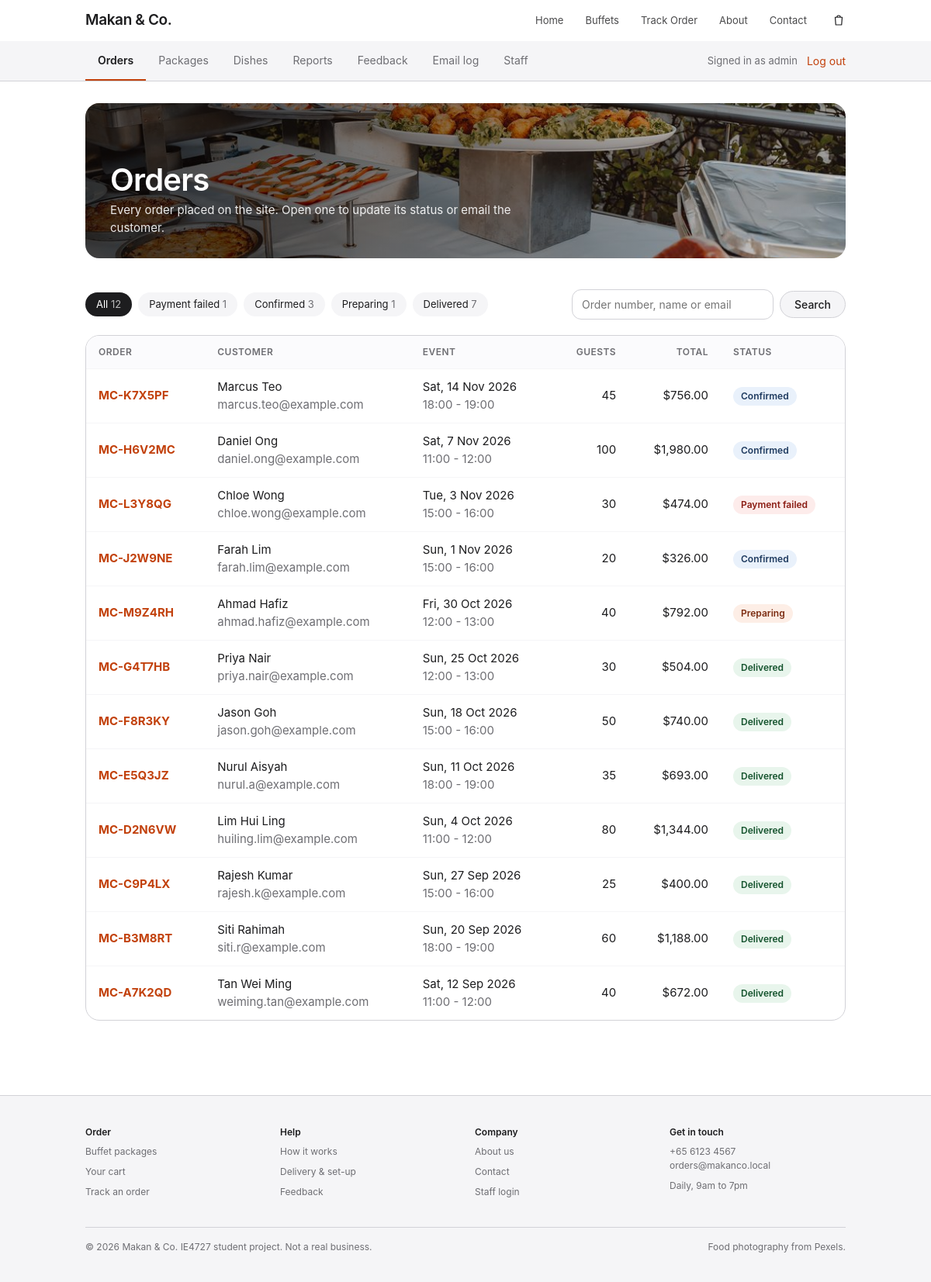
The page /base/admin.php (signed in) on the database its author committed.
### tables this page shows
CREATE TABLE orders (
    id             INT UNSIGNED AUTO_INCREMENT PRIMARY KEY,
    order_ref      CHAR(9)      NOT NULL UNIQUE,       
    customer_name  VARCHAR(60)  NOT NULL,
    email          VARCHAR(120) NOT NULL,
    phone          CHAR(8)      NOT NULL,
    address        VARCHAR(200) NOT NULL,
    postal_code    CHAR(6)      NOT NULL,
    event_date     DATE         NOT NULL,
    time_slot      VARCHAR(20)  NOT NULL,
    notes          VARCHAR(500) NOT NULL DEFAULT '',
    subtotal       DECIMAL(9,2) NOT NULL,
    delivery_fee   DECIMAL(6,2) NOT NULL,
    total          DECIMAL(9,2) NOT NULL,
    status         ENUM('pending_payment', 'payment_failed', 'confirmed', 'preparing',
                        'out_for_delivery', 'delivered', 'cancelled')
                   NOT NULL DEFAULT 'pending_payment',
    created_at     DATETIME     NOT NULL DEFAULT CURRENT_TIMESTAMP,
    paid_at        DATETIME     NULL,
    INDEX idx_orders_email (email),
    INDEX idx_orders_status (status),
    INDEX idx_orders_event_date (event_date)
);

### base/admin.php (called while the page is built, shortened)
<?php
require_once __DIR__ . '/includes/config.php';
$adminViews = [
    'orders'   => ['Orders',    'images/occasion-corporate.jpg'],
    'packages' => ['Packages',  'images/pkg-nusantara.jpg'],
    'dishes'   => ['Dishes',    'images/feature-fresh.jpg'],
    'reports'  => ['Reports',   'images/hero-spread.jpg'],
    'feedback' => ['Feedback',  'images/occasion-family.jpg'],
    'emails'   => ['Email log', 'images/pkg-dim-sum-tea.jpg'],
    'staff'    => ['Staff',     'images/occasion-celebration.jpg'],
];
$subViews = [
    'order'   => 'orders',
    'package' => 'packages',
    'dish'    => 'dishes',
];
$view = getValue('view');
if (isset($subViews[$view])) {
    $activeTab = $subViews[$view];
} elseif (isset($adminViews[$view])) {
    $activeTab = $view;
} else {
    $view = $activeTab = 'orders';
}
require __DIR__ . '/includes/admin/' . $view . '.php';

### base/includes/functions.php (called while the page is built, shortened)
<?php
function db()
{
    static $pdo = null;
    if ($pdo === null) {
        $dsn = 'mysql:host=' . DB_HOST . ';dbname=' . DB_NAME . ';charset=utf8mb4';
        try {
            $pdo = new PDO($dsn, DB_USER, DB_PASS, [
                PDO::ATTR_ERRMODE            => PDO::ERRMODE_EXCEPTION,
                PDO::ATTR_DEFAULT_FETCH_MODE => PDO::FETCH_ASSOC,
                PDO::ATTR_EMULATE_PREPARES   => false,
            ]);
        } catch (PDOException $ex) {
            http_response_code(500);
            exit('<p style="font-family:sans-serif;padding:2em">Cannot connect to the database. '
                . 'Check that MySQL is running and that db/schema.sql and db/seed.sql have been imported.</p>');
        }
    }
    return $pdo;
}
function getValue($key)
{
    return isset($_GET[$key]) && is_string($_GET[$key]) ? trim($_GET[$key]) : '';
}
function statusLabel($status)
{
    global $statusLabels;
    return isset($statusLabels[$status]) ? $statusLabels[$status] : $status;
}

### base/includes/config.php (called while the page is built, shortened)
<?php
$statusLabels = [
    'pending_payment'  => 'Awaiting payment',
    'payment_failed'   => 'Payment failed',
    'confirmed'        => 'Confirmed',
    'preparing'        => 'Preparing',
    'out_for_delivery' => 'Out for delivery',
    'delivered'        => 'Delivered',
    'cancelled'        => 'Cancelled',
];
function e($value)
{
    return htmlspecialchars((string) $value, ENT_QUOTES, 'UTF-8');
}
function money($amount)
{
    return '$' . number_format((float) $amount, 2);
}
require_once __DIR__ . '/functions.php';

### base/includes/admin/orders.php (the view, shortened to what this page needs)
<?php
$filter = getValue('status');
$search = getValue('q');
$where = [];
$params = [];
if ($filter !== '' && isset($statusLabels[$filter])) {
    $where[] = 'o.status = ?';
    $params[] = $filter;
} else {
    $filter = '';
}
$stmt = db()->prepare(
    'SELECT o.id, o.order_ref, o.customer_name, o.email, o.event_date, o.time_slot, o.total, o.status,
            SUM(i.guests) AS guests
     FROM orders o JOIN order_items i ON i.order_id = o.id'
    . ($where ? ' WHERE ' . implode(' AND ', $where) : '')
    . ' GROUP BY o.id ORDER BY o.event_date DESC, o.id DESC'
);
$stmt->execute($params);
$orders = $stmt->fetchAll();
$counts = [];
foreach (db()->query('SELECT status, COUNT(*) AS n FROM orders GROUP BY status') as $row) {
    $counts[$row['status']] = (int) $row['n'];
}
require __DIR__ . '/top.php';
?>
<section class="section-tight">
    <div class="container">
        <form class="filter-bar" method="get" action="admin.php">
            <div class="chip-row">
                <a class="chip<?= $filter === '' ? ' active' : '' ?>" href="admin.php?view=orders">All <span><?= array_sum($counts) ?></span></a>
                <?php foreach ($statusLabels as $key => $label): ?>
                    <?php if (!empty($counts[$key])): ?>
                        <a class="chip<?= $filter === $key ? ' active' : '' ?>"
                           href="admin.php?view=orders&amp;status=<?= e($key) ?>"><?= e($label) ?> <span><?= $counts[$key] ?></span></a>
                    <?php endif; ?>
                <?php endforeach; ?>
            </div>
            <div class="search">
                <input type="search" id="q" name="q" placeholder="Order number, name or email" value="<?= e($search) ?>">
                <button class="btn btn-small btn-secondary" type="submit">Search</button>
            </div>
        </form>
        <div class="table-wrap">
            <table class="table admin-table">
                <thead>
                    <tr>
                        <th scope="col">Order</th>
                        <th scope="col">Customer</th>
                        <th scope="col">Event</th>
                        <th scope="col" class="num">Guests</th>
                        <th scope="col" class="num">Total</th>
                        <th scope="col">Status</th>
                    </tr>
                </thead>
                <tbody>
                    <?php foreach ($orders as $order): ?>
                        <tr>
                            <td><a href="admin.php?view=order&amp;id=<?= (int) $order['id'] ?>"><strong><?= e($order['order_ref']) ?></strong></a></td>
                            <td><?= e($order['customer_name']) ?><br><span class="muted"><?= e($order['email']) ?></span></td>
                            <td><?= e(date('D, j M Y', strtotime($order['event_date']))) ?><br><span class="muted"><?= e($order['time_slot']) ?></span></td>
                            <td class="num"><?= (int) $order['guests'] ?></td>
                            <td class="num"><?= money($order['total']) ?></td>
                            <td><span class="badge badge-<?= e($order['status']) ?>"><?= e(statusLabel($order['status'])) ?></span></td>
                        </tr>
                    <?php endforeach; ?>
                </tbody>
            </table>
        </div>
    </div>
</section>
<?php require __DIR__ . '/../footer.php'; ?>

### base/css/style.css (style rules this page uses)
:root { --text: #1d1d1f; --text-muted: #6e6e73; --bg: #ffffff; --bg-alt: #f5f5f7; --line: #d2d2d7; --accent: #c2410c; --accent-dark: #9a3412; --radius: 18px; --radius-small: 12px; --container: 1024px; --container-wide: 1200px; --nav-height: 52px; --font: -apple-system, BlinkMacSystemFont, "SF Pro Text", "Segoe UI", Roboto, "Helvetica Neue", Helvetica, Arial, sans-serif; }
*, *::before, *::after { box-sizing: border-box; }
html { scroll-behavior: smooth; scroll-padding-top: var(--nav-height); }
body { margin: 0; font-family: var(--font); font-size: 17px; line-height: 1.5; color: var(--text); background: var(--bg); -webkit-font-smoothing: antialiased; }
a { color: var(--accent); text-decoration: none; }
.container { width: 100%; max-width: var(--container); margin: 0 auto; padding: 0 22px; }
.btn { display: inline-block; padding: 12px 24px; font-size: 17px; font-weight: 500; border-radius: 980px; transition: background-color 0.2s; }
.btn-small { padding: 8px 18px; font-size: 14px; }
.muted { color: var(--text-muted); }
.section-tight { padding: 40px 0 96px; }
.btn-secondary { color: var(--text); background: var(--bg-alt); border: 1px solid var(--line); }
button.btn { font-family: inherit; cursor: pointer; border: 0; }
button.btn-secondary { border: 1px solid var(--line); }
input[type="text"], input[type="email"], input[type="tel"], input[type="number"], input[type="date"], input[type="password"], input[type="search"], select, textarea { width: 100%; padding: 12px 14px; font: inherit; font-size: 16px; color: var(--text); background: var(--bg); border: 1px solid var(--line); border-radius: var(--radius-small); transition: border-color 0.2s, box-shadow 0.2s; }
.table-wrap { overflow-x: auto; background: var(--bg); border: 1px solid var(--line); border-radius: var(--radius); }
.table { width: 100%; font-size: 15px; border-collapse: collapse; }
.table th, .table td { padding: 14px 20px; text-align: left; vertical-align: top; border-bottom: 1px solid var(--bg-alt); }
.table thead th { font-size: 12px; font-weight: 600; letter-spacing: 0.04em; text-transform: uppercase; color: var(--text-muted); background: #fbfbfd; }
.table tbody tr:last-child th, .table tbody tr:last-child td { border-bottom: 0; }
.table .num { text-align: right; white-space: nowrap; }
.filter-bar { display: flex; flex-wrap: wrap; align-items: center; justify-content: space-between; gap: 14px; margin-bottom: 20px; font-size: 14px; }
.chip-row { display: flex; flex-wrap: wrap; gap: 8px; }
.chip { padding: 6px 14px; font-size: 13px; color: var(--text); background: var(--bg-alt); border-radius: 980px; }
.chip span { color: var(--text-muted); }
.chip.active { color: #fff; background: var(--text); }
.chip.active span { color: rgba(255, 255, 255, 0.7); }
.search, .range { display: flex; align-items: center; gap: 8px; }
.search input, .range input { width: auto; padding: 8px 12px; font-size: 14px; }
.search input { width: 260px; }
.admin-table td, .admin-table th { padding: 12px 16px; vertical-align: middle; }
.badge { display: inline-block; padding: 3px 10px; font-size: 12px; font-weight: 600; white-space: nowrap; border-radius: 980px; color: var(--text); background: var(--bg-alt); }
.badge-confirmed { color: #1e3a5f; background: #e9f1fb; }
.badge-preparing, .badge-out_for_delivery { color: #7c2d12; background: #fdeee6; }
.badge-delivered { color: #14532d; background: #e8f5ec; }
.badge-payment_failed, .badge-cancelled { color: #8a1c13; background: #fdeceb; }

### rows shown on the page
orders: order_ref "MC-K7X5PF", customer_name "Marcus Teo", email "marcus.teo@example.com", event_date "Sat, 14 Nov 2026", time_slot "18:00 - 19:00", guests "45", total "$756.00", status "Confirmed"
orders: order_ref "MC-H6V2MC", customer_name "Daniel Ong", email "daniel.ong@example.com", event_date "Sat, 7 Nov 2026", time_slot "11:00 - 12:00", guests "100", total "$1,980.00", status "Confirmed"
orders: order_ref "MC-L3Y8QG", customer_name "Chloe Wong", email "chloe.wong@example.com", event_date "Tue, 3 Nov 2026", time_slot "15:00 - 16:00", guests "30", total "$474.00", status "Payment failed"
orders: order_ref "MC-J2W9NE", customer_name "Farah Lim", email "farah.lim@example.com", event_date "Sun, 1 Nov 2026", time_slot "15:00 - 16:00", guests "20", total "$326.00", status "Confirmed"
orders: order_ref "MC-M9Z4RH", customer_name "Ahmad Hafiz", email "ahmad.hafiz@example.com", event_date "Fri, 30 Oct 2026", time_slot "12:00 - 13:00", guests "40", total "$792.00", status "Preparing"
orders: order_ref "MC-G4T7HB", customer_name "Priya Nair", email "priya.nair@example.com", event_date "Sun, 25 Oct 2026", time_slot "12:00 - 13:00", guests "30", total "$504.00", status "Delivered"
orders: order_ref "MC-F8R3KY", customer_name "Jason Goh", email "jason.goh@example.com", event_date "Sun, 18 Oct 2026", time_slot "15:00 - 16:00", guests "50", total "$740.00", status "Delivered"
orders: order_ref "MC-E5Q3JZ", customer_name "Nurul Aisyah", email "nurul.a@example.com", event_date "Sun, 11 Oct 2026", time_slot "18:00 - 19:00", guests "35", total "$693.00", status "Delivered"
orders: order_ref "MC-D2N6VW", customer_name "Lim Hui Ling", email "huiling.lim@example.com", event_date "Sun, 4 Oct 2026", time_slot "11:00 - 12:00", guests "80", total "$1,344.00", status "Delivered"
orders: order_ref "MC-C9P4LX", customer_name "Rajesh Kumar", email "rajesh.k@example.com", event_date "Sun, 27 Sep 2026", time_slot "15:00 - 16:00", guests "25", total "$400.00", status "Delivered"
orders: order_ref "MC-B3M8RT", customer_name "Siti Rahimah", email "siti.r@example.com", event_date "Sun, 20 Sep 2026", time_slot "18:00 - 19:00", guests "60", total "$1,188.00", status "Delivered"
orders: order_ref "MC-A7K2QD", customer_name "Tan Wei Ming", email "weiming.tan@example.com", event_date "Sat, 12 Sep 2026", time_slot "11:00 - 12:00", guests "40", total "$672.00", status "Delivered"

### other values the page prints
SITE_NAME "Makan & Co."
$label "Home"
$label "Buffets"
$label "Track Order"
$label "About"
$label "Contact"
$tab[0] "Orders"
$tab[0] "Packages"
$tab[0] "Dishes"
$tab[0] "Reports"
$tab[0] "Feedback"
$tab[0] "Email log"
$tab[0] "Staff"
$_SESSION['admin_name'] "admin"
$adminHeading "Orders"
